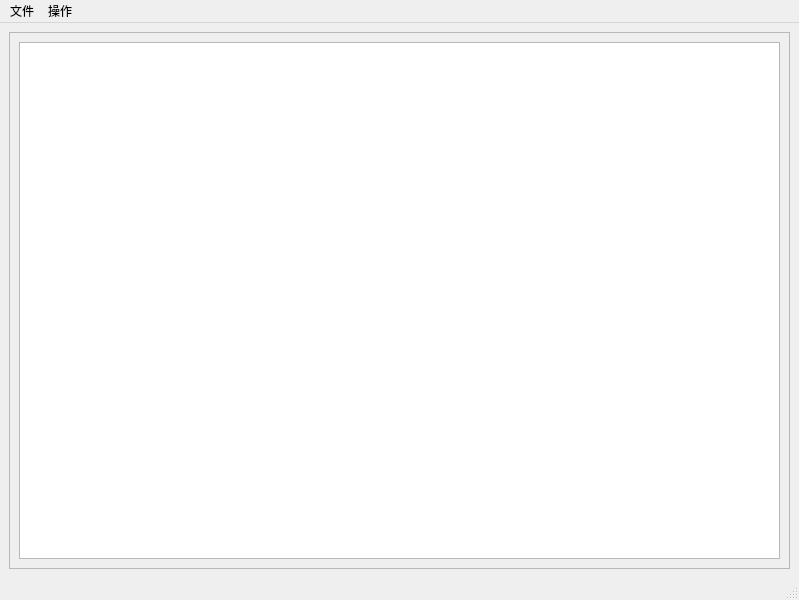
<?xml version="1.0" encoding="UTF-8"?>
<ui version="4.0">
 <class>MainWindow</class>
 <widget class="QMainWindow" name="MainWindow">
  <property name="geometry">
   <rect>
    <x>0</x>
    <y>0</y>
    <width>799</width>
    <height>600</height>
   </rect>
  </property>
  <property name="sizePolicy">
   <sizepolicy hsizetype="Preferred" vsizetype="Preferred">
    <horstretch>0</horstretch>
    <verstretch>0</verstretch>
   </sizepolicy>
  </property>
  <property name="minimumSize">
   <size>
    <width>0</width>
    <height>0</height>
   </size>
  </property>
  <property name="maximumSize">
   <size>
    <width>999999</width>
    <height>999999</height>
   </size>
  </property>
  <property name="windowTitle">
   <string>MainWindow</string>
  </property>
  <widget class="QWidget" name="centralwidget">
   <layout class="QHBoxLayout" name="horizontalLayout">
    <item>
     <widget class="QScrollArea" name="scrollArea">
      <property name="widgetResizable">
       <bool>true</bool>
      </property>
      <widget class="QWidget" name="scrollAreaWidgetContents">
       <property name="geometry">
        <rect>
         <x>0</x>
         <y>0</y>
         <width>779</width>
         <height>537</height>
        </rect>
       </property>
       <layout class="QHBoxLayout" name="horizontalLayout_2">
        <item>
         <widget class="QTextEdit" name="mainEdit"/>
        </item>
       </layout>
      </widget>
     </widget>
    </item>
   </layout>
  </widget>
  <widget class="QMenuBar" name="menubar">
   <property name="geometry">
    <rect>
     <x>0</x>
     <y>0</y>
     <width>799</width>
     <height>21</height>
    </rect>
   </property>
   <widget class="QMenu" name="file">
    <property name="title">
     <string>文件</string>
    </property>
    <addaction name="newfile"/>
    <addaction name="openfile"/>
    <addaction name="save"/>
    <addaction name="saveas"/>
    <addaction name="separator"/>
    <addaction name="exit"/>
   </widget>
   <widget class="QMenu" name="operation">
    <property name="title">
     <string>操作</string>
    </property>
    <addaction name="findandreplace"/>
    <addaction name="format"/>
    <addaction name="layout"/>
    <addaction name="separator"/>
    <addaction name="separator"/>
    <addaction name="timeanddate"/>
   </widget>
   <addaction name="file"/>
   <addaction name="operation"/>
  </widget>
  <widget class="QStatusBar" name="statusbar"/>
  <action name="newfile">
   <property name="text">
    <string>新建</string>
   </property>
  </action>
  <action name="openfile">
   <property name="text">
    <string>打开</string>
   </property>
  </action>
  <action name="save">
   <property name="text">
    <string>保存</string>
   </property>
  </action>
  <action name="saveas">
   <property name="text">
    <string>另存为</string>
   </property>
  </action>
  <action name="findandreplace">
   <property name="text">
    <string>查找与替换</string>
   </property>
  </action>
  <action name="format">
   <property name="text">
    <string>文字格式</string>
   </property>
  </action>
  <action name="layout">
   <property name="text">
    <string>排版设置</string>
   </property>
  </action>
  <action name="undo">
   <property name="text">
    <string>撤销</string>
   </property>
  </action>
  <action name="redo">
   <property name="text">
    <string>重做</string>
   </property>
  </action>
  <action name="timeanddate">
   <property name="text">
    <string>时间/日期</string>
   </property>
  </action>
  <action name="exit">
   <property name="text">
    <string>退出</string>
   </property>
  </action>
 </widget>
 <resources/>
 <connections/>
</ui>
